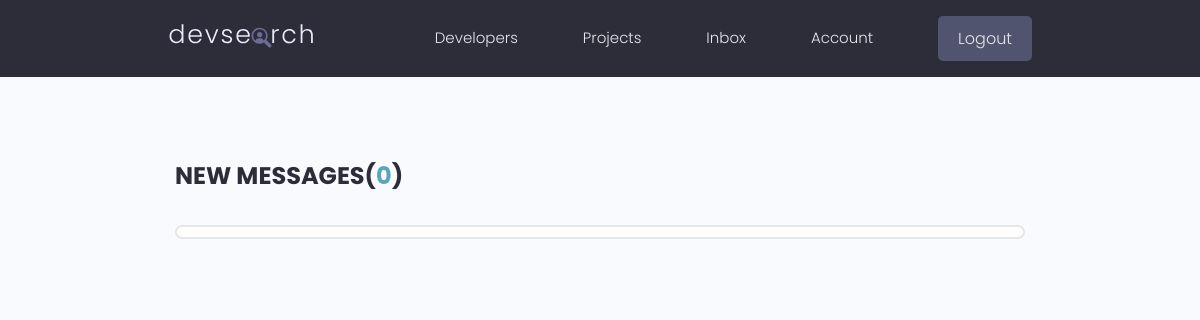
Page /inbox/ (signed in) on the earlier database version.
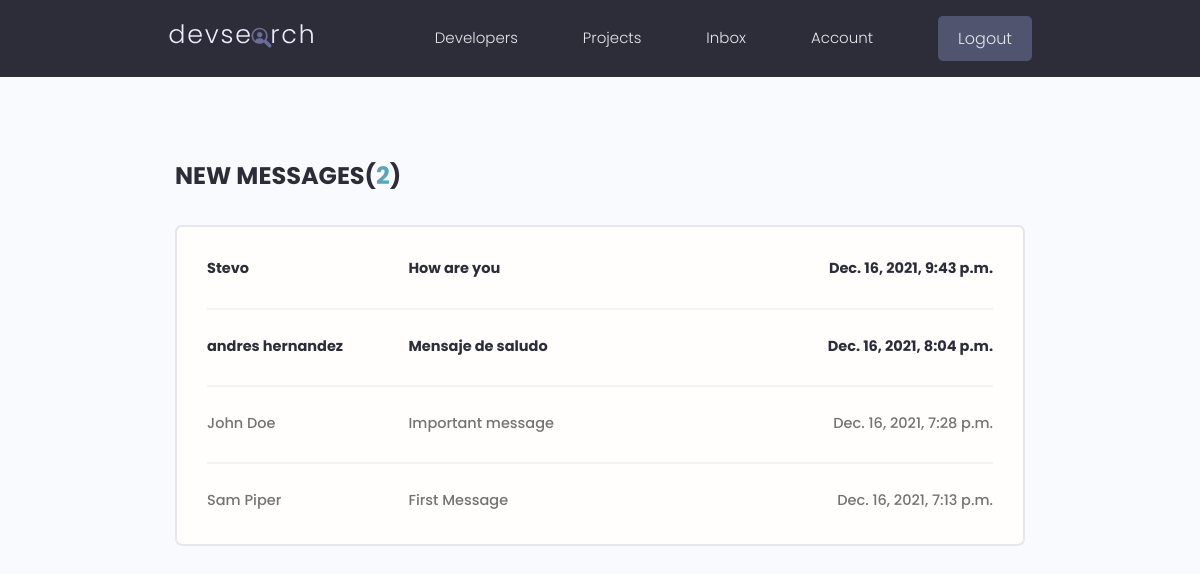
Same page on the later database version.
### users/models.py (models this page shows, shortened)
class Message(models.Model):
    sender = models.ForeignKey(Profile, on_delete=models.SET_NULL, null=True, blank=True)
    recipient = models.ForeignKey(Profile, on_delete=models.SET_NULL, null=True, blank=True, related_name='messages')
    name = models.CharField(max_length=200, null=True, blank=True)
    email = models.EmailField(max_length=200, null=True, blank=True)
    subject = models.CharField(max_length=200, null=True, blank=True)
    body = models.TextField()
    is_read = models.BooleanField(default=False, null=True)
    created = models.DateTimeField(auto_now_add=True)
    id = models.UUIDField(default=uuid.uuid4, unique=True, primary_key=True, editable=False)
    class Meta:
        ordering = ['is_read', '-created']

### users/views.py (the view)
# urls.py: path('inbox/', views.inbox, name='inbox'),
@login_required(login_url='login')
def inbox(request):
    profile = request.user.profile
    messagesRequest = profile.messages.all()
    unreadCount = messagesRequest.filter(is_read=False).count()
    context = {'messagesRequest': messagesRequest, 'unreadCount': unreadCount}
    return render(request, 'users/inbox.html', context)

### users/templates/users/inbox.html
{% extends 'main.html' %}
{% block content %}
<main class="inbox my-xl">
  <div class="content-box">
    <h3 class="inbox__title">New Messages(<span>{{unreadCount}}</span>)</h3>
    <ul class="messages">
      {% for message in messagesRequest %}
      {% if message.is_read == False %}
      <li class="message message--unread">
      {% else %}
      <li class="message message">
      {% endif %}
        <a href="{% url 'message' message.id %}">
          <span class="message__author">{{ message.name }}</span>
          <span class="message__subject">{{ message.subject }}</span>
          <span class="message__date">{{ message.created }}</span>
        </a>
      </li>
      {% endfor %}
    </ul>
  </div>
</main>
{% endblock content %}

Differences in the rows shown:
added Message: name "Stevo", subject "How are you", created "Dec. 16, 2021, 9:43 p.m."
added Message: name "andres hernandez", subject "Mensaje de saludo", created "Dec. 16, 2021, 8:04 p.m."
added Message: name "John Doe", subject "Important message", created "Dec. 16, 2021, 7:28 p.m."
added Message: name "Sam Piper", subject "First Message", created "Dec. 16, 2021, 7:13 p.m."
Other differences:
{{ unreadCount }}: "0" → "2"
